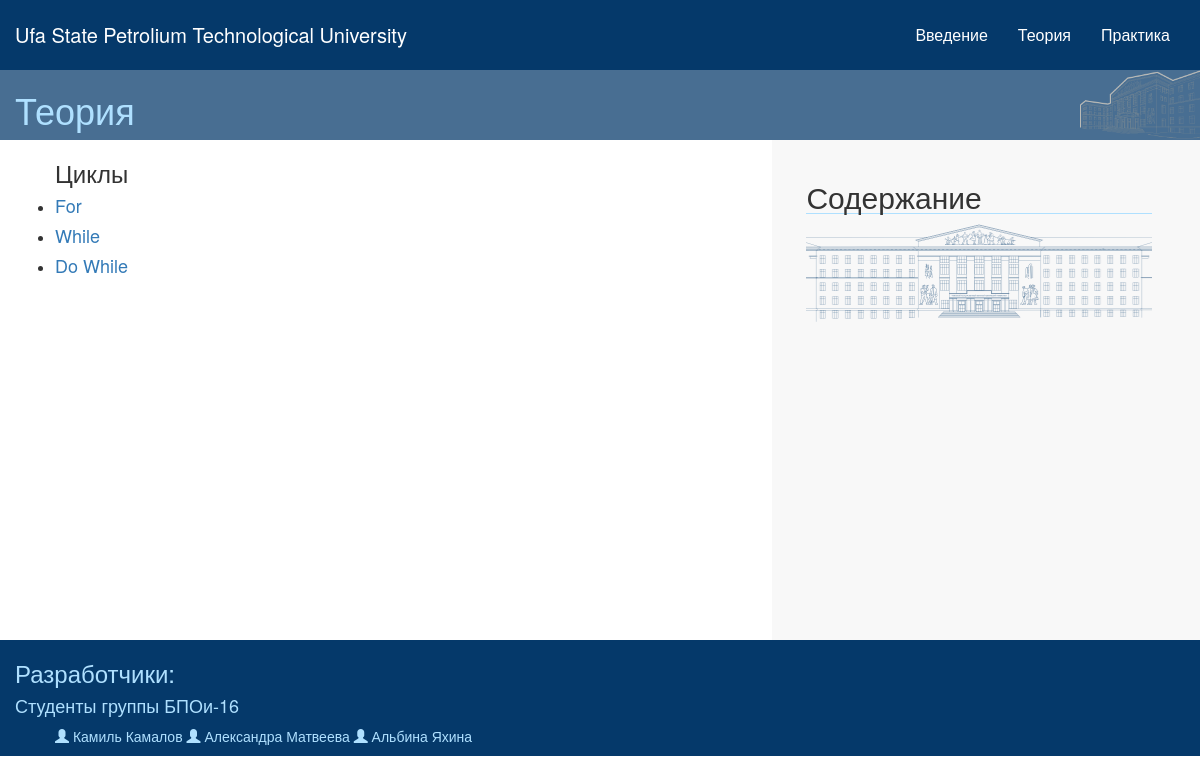
/training/theory/, run on the app's committed database.
### training/models.py (models this page shows, shortened)
class Topic(models.Model):
    def __str__(self):
        return self.name
    name = models.CharField(max_length=20)

class Article(models.Model):
    name = models.CharField(max_length=50)
    topic = models.ForeignKey(Topic, on_delete=models.CASCADE, null=True)
    description = models.TextField(default="description")
    examples = models.TextField(default="example")

### training/views.py (the view)
# urls.py: path('theory/', views.TheoryListView.as_view(), name='theory_list'),
class TheoryListView(ListView):
    model = models.Article
    template_name = "training/theory_list.html"
    context_object_name = "articles"

### training/templates/training/theory_list.html
{% extends "training/base.html" %}
{% block header %}
    <h1>Теория</h1>
{% endblock header %}
{% block content %}
    <ul>
        {% regroup articles by topic as topic_list %}
        {% for topic in topic_list %}
            <h3>{{ topic.grouper }}</h3>
            {% for article in topic.list %}
                <li><h4><a href="{% url 'training:theory_detail' article.id %}">{{article.name}}</a></h4></li>
            {% endfor %}
        {% endfor %}
    </ul>
{% endblock content %}

### training/templates/training/base.html (shortened to what this page needs)
<!DOCTYPE html>
<html>
    <head>
        {% load bootstrap3 %}
        {% bootstrap_css %}
        {% load static %}
        <link rel="stylesheet" type="text/css" href="{% static 'training/base.css' %}">
    </head>
    <body>
        <nav class="navbar navbar-default">
          <div class="container-fluid" id="navigation">
            <div class="navbar-header">
              <a class="navbar-brand" href="http://www.rusoil.net">Ufa State Petrolium Technological University</a>
            </div>
            <div class="collapse navbar-collapse" id="bs-example-navbar-collapse-1">
              <ul class="nav navbar-nav navbar-right">
                <li><a href="{% url 'training:intro' %}">Введение</a></li>
                <li><a href="{% url 'training:theory_list' %}">Теория</a></li>
                <li><a href="{% url 'training:practice_list' %}">Практика</a></li>
              </ul>
            </div>
          </div>
        </nav>
        <div class="container-fluid copy-banner">
            <div class="banner-header">
                {% block header %}{% endblock %}
            </div>
            <div class="banner-image"></div>
        </div>
        <div class="container-fluid content">
            <div class=" container-fluid main">
                {% block content %}
                {% endblock content %}
            </div>
            <div class="container-fluid sidebar">
                <h2>Содержание</h2>
            </div>
            <div class="sidebar-image"></div>
        </div>
        <div class="container-fluid footer">
            <h3>Разработчики:</h3>
            <h4>Студенты группы БПОи-16</h4>
            <ul>
                <li><span class="glyphicon glyphicon-user"></span>  Камиль Камалов</li>
                <li><span class="glyphicon glyphicon-user"></span>  Александра Матвеева</li>
                <li><span class="glyphicon glyphicon-user"></span>  Альбина Яхина</li>
            </ul>
        </div>
    </body>
</html>

### training/static/training/base.css (style rules this page uses)
.navbar-default .navbar-brand { color: #fff; font-size: 20px; }
.navbar-default .navbar-nav>li>a { color: #fff; }
.navbar-default { background-color: #05396a; min-height: 70px; font-size: 16px; margin-bottom: 0px; border-width: 0px; border-radius: 0px; }
#navigation { padding-top: 10px; }
.content { display: block !important; margin: 0px; padding: 0 4% 0 0; background-color: #f8f8f8; }
.main { float: left; width: 67%; background-color: #fff; min-height: 500px; }
.sidebar { float: right !important; width: 30%; margin-top: 20px; margin-left: 3%; text-align: left; padding: 0; }
.sidebar h2 { border-bottom-style: solid; border-bottom-width: 0.94px !important; border-color: #afe0ff; }
.banner-header { float: left; }
.banner-image { float: right; background-image: url('images/usptu-transp.png'); background-color: transparent; background-size: 100% 100%; background-size: cover; height: 69px; width: 120px; clear: right; }
.copy-banner { background-color: #05396aba; color: #afe0ff; padding-right: 0; }
.sidebar-image { background-image: url('images/usptu-front.png'); background-color: transparent; background-size: 100% 100%; background-position: 50% 100%; background-size: cover; float: right; width: 30%; height: 101px; position: sticky; top: 20px; }
.footer { background-color: #05396a; color: #afe0ff; }
.footer>ul>li { display: inline; }

### data on the page
Topic: grouper "Циклы"
Article: name "For"
Article: name "While"
Article: name "Do While"
